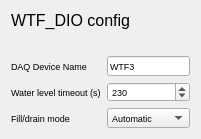
  <widget class="QFrame" name="gridFrame_6">
   <property name="geometry">
    <rect>
     <x>10</x>
     <y>190</y>
     <width>201</width>
     <height>122</height>
    </rect>
   </property>
   <layout class="QGridLayout" name="gridLayout_18">
    <item row="7" column="1">
     <widget class="QComboBox" name="fill_mode">
      <property name="minimumSize">
       <size>
        <width>0</width>
        <height>20</height>
       </size>
      </property>
      <property name="font">
       <font>
        <pointsize>7</pointsize>
       </font>
      </property>
      <item>
       <property name="text">
        <string>Automatic</string>
       </property>
      </item>
     </widget>
    </item>
    <item row="7" column="0">
     <widget class="QLabel" name="label_78">
      <property name="minimumSize">
       <size>
        <width>0</width>
        <height>15</height>
       </size>
      </property>
      <property name="font">
       <font>
        <pointsize>7</pointsize>
       </font>
      </property>
      <property name="text">
       <string>Fill/drain mode</string>
      </property>
     </widget>
    </item>
    <item row="1" column="0">
     <widget class="QLabel" name="label_81">
      <property name="text">
       <string/>
      </property>
     </widget>
    </item>
    <item row="4" column="1">
     <widget class="QSpinBox" name="water_timeout">
      <property name="minimumSize">
       <size>
        <width>0</width>
        <height>20</height>
       </size>
      </property>
      <property name="font">
       <font>
        <pointsize>7</pointsize>
       </font>
      </property>
      <property name="minimum">
       <number>-999999999</number>
      </property>
      <property name="maximum">
       <number>999999999</number>
      </property>
      <property name="value">
       <number>230</number>
      </property>
     </widget>
    </item>
    <item row="2" column="1">
     <widget class="QLineEdit" name="daq_devicename">
      <property name="enabled">
       <bool>true</bool>
      </property>
      <property name="minimumSize">
       <size>
        <width>0</width>
        <height>20</height>
       </size>
      </property>
      <property name="font">
       <font>
        <pointsize>7</pointsize>
       </font>
      </property>
      <property name="text">
       <string>WTF3</string>
      </property>
     </widget>
    </item>
    <item row="0" column="0" colspan="2">
     <widget class="QLabel" name="label_76">
      <property name="maximumSize">
       <size>
        <width>16777215</width>
        <height>40</height>
       </size>
      </property>
      <property name="font">
       <font>
        <pointsize>12</pointsize>
        <weight>50</weight>
        <bold>false</bold>
       </font>
      </property>
      <property name="text">
       <string>WTF_DIO config</string>
      </property>
     </widget>
    </item>
    <item row="4" column="0">
     <widget class="QLabel" name="label_75">
      <property name="minimumSize">
       <size>
        <width>0</width>
        <height>15</height>
       </size>
      </property>
      <property name="font">
       <font>
        <pointsize>7</pointsize>
       </font>
      </property>
      <property name="text">
       <string>Water level timeout (s)</string>
      </property>
     </widget>
    </item>
    <item row="2" column="0">
     <widget class="QLabel" name="label_77">
      <property name="minimumSize">
       <size>
        <width>0</width>
        <height>15</height>
       </size>
      </property>
      <property name="font">
       <font>
        <pointsize>7</pointsize>
       </font>
      </property>
      <property name="text">
       <string>DAQ Device Name</string>
      </property>
     </widget>
    </item>
   </layout>
  </widget>
